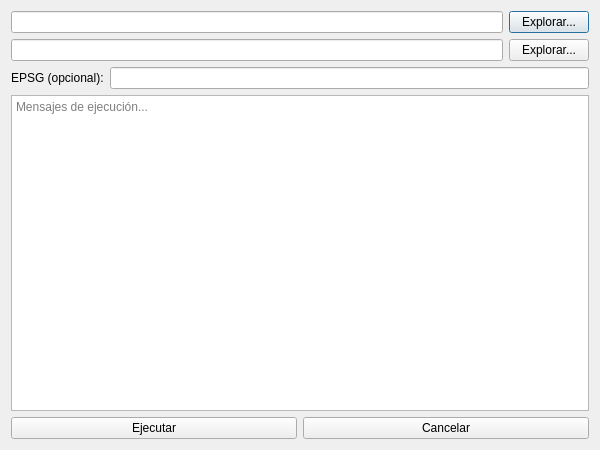
<?xml version="1.0" encoding="UTF-8"?>
<ui version="4.0">
 <class>Gpkg2FusionDialog</class>
 <widget class="QDialog" name="Gpkg2FusionDialog">
  <property name="geometry">
   <rect>
    <x>0</x>
    <y>0</y>
    <width>600</width>
    <height>450</height>
   </rect>
  </property>
  <property name="windowTitle">
   <string>Fusionar a GPKG</string>
  </property>
  <layout class="QVBoxLayout" name="verticalLayout">

   <!-- Carpeta de entrada -->
   <item>
    <layout class="QHBoxLayout" name="inputLayout">
     <item>
      <widget class="QLineEdit" name="inputFolderLineEdit"/>
     </item>
     <item>
      <widget class="QPushButton" name="inputBrowseButton">
       <property name="text">
        <string>Explorar...</string>
       </property>
      </widget>
     </item>
    </layout>
   </item>

   <!-- Archivo GPKG de salida -->
   <item>
    <layout class="QHBoxLayout" name="outputLayout">
     <item>
      <widget class="QLineEdit" name="outputGpkgLineEdit"/>
     </item>
     <item>
      <widget class="QPushButton" name="outputBrowseButton">
       <property name="text">
        <string>Explorar...</string>
       </property>
      </widget>
     </item>
    </layout>
   </item>

   <!-- EPSG destino -->
   <item>
    <layout class="QHBoxLayout" name="epsgLayout">
     <item>
      <widget class="QLabel" name="epsgLabel">
       <property name="text">
        <string>EPSG (opcional):</string>
       </property>
      </widget>
     </item>
     <item>
      <widget class="QLineEdit" name="epsgLineEdit"/>
     </item>
    </layout>
   </item>

   <!-- Log de ejecución -->
   <item>
    <widget class="QTextEdit" name="logTextEdit">
     <property name="readOnly">
      <bool>true</bool>
     </property>
     <property name="placeholderText">
      <string>Mensajes de ejecución...</string>
     </property>
    </widget>
   </item>

   <!-- Botones Ejecutar y Cancelar -->
   <item>
    <layout class="QHBoxLayout" name="buttonsLayout">
     <item>
      <widget class="QPushButton" name="runButton">
       <property name="text">
        <string>Ejecutar</string>
       </property>
      </widget>
     </item>
     <item>
      <widget class="QPushButton" name="cancelButton">
       <property name="text">
        <string>Cancelar</string>
       </property>
      </widget>
     </item>
    </layout>
   </item>

  </layout>
 </widget>
 <resources/>
 <connections/>
</ui>
